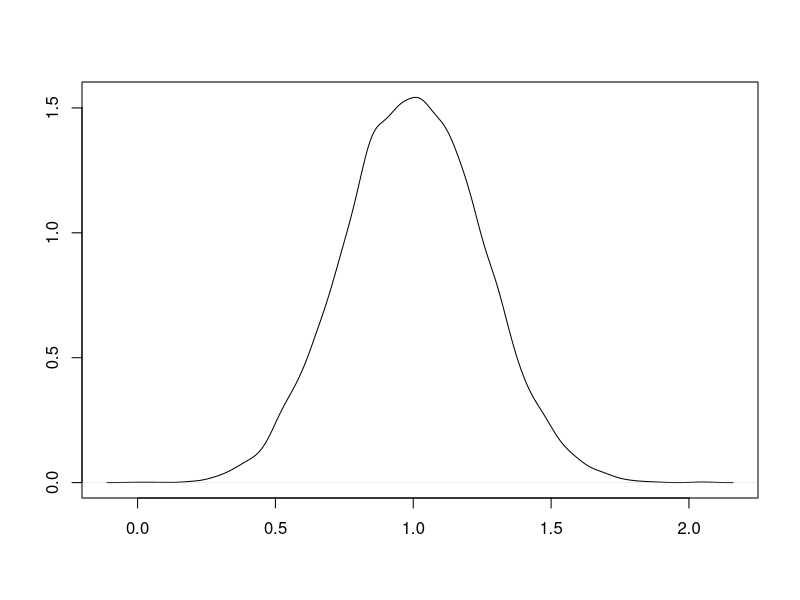
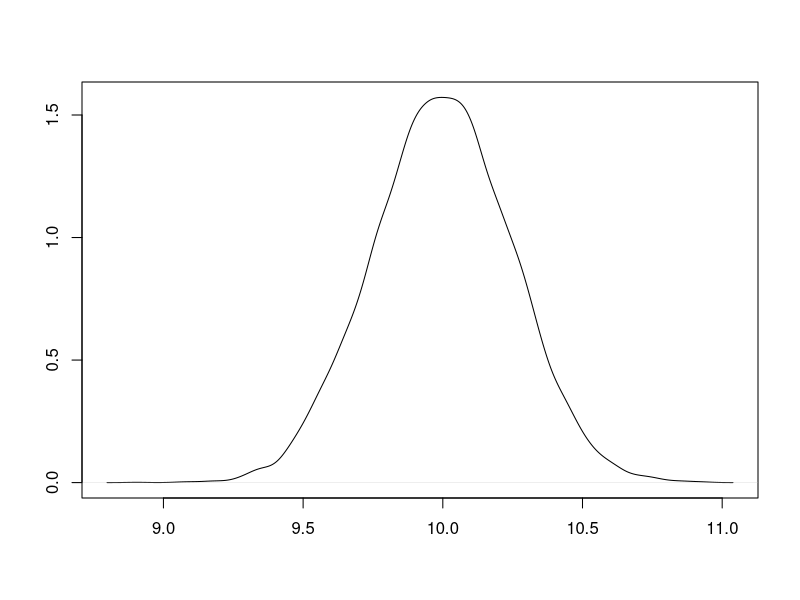

Write R code to recreate these figures, in order.
## ---- chunk 1

x<-rnorm(n=10000, mean=1, sd=.25)
plot(density(x), type='l', main='', ylab='', xlab='')
## ---- chunk 2
z<-rnorm(n=10000, mean=10, sd=.25)
plot(density(z), type='l', main='', ylab='', xlab='')
## ---- chunk 3
name <- "madeline"
## ---- chunk 4
print("Potatos have no bones")
